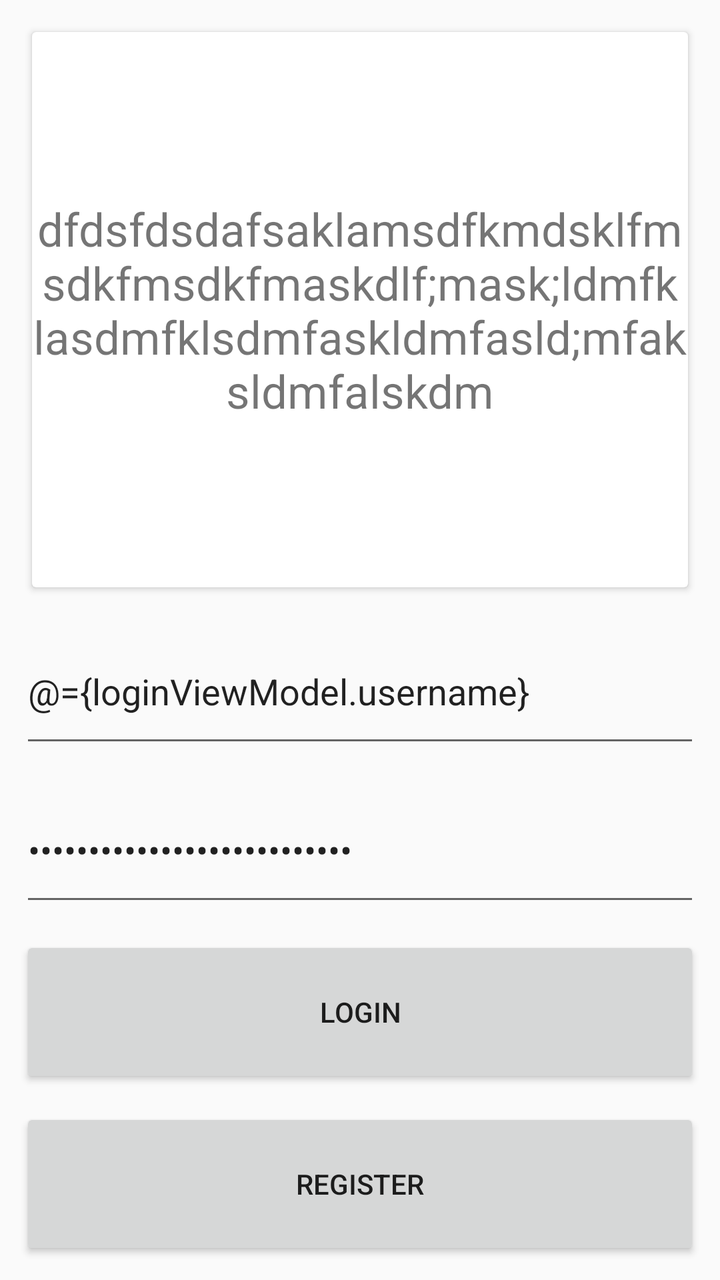
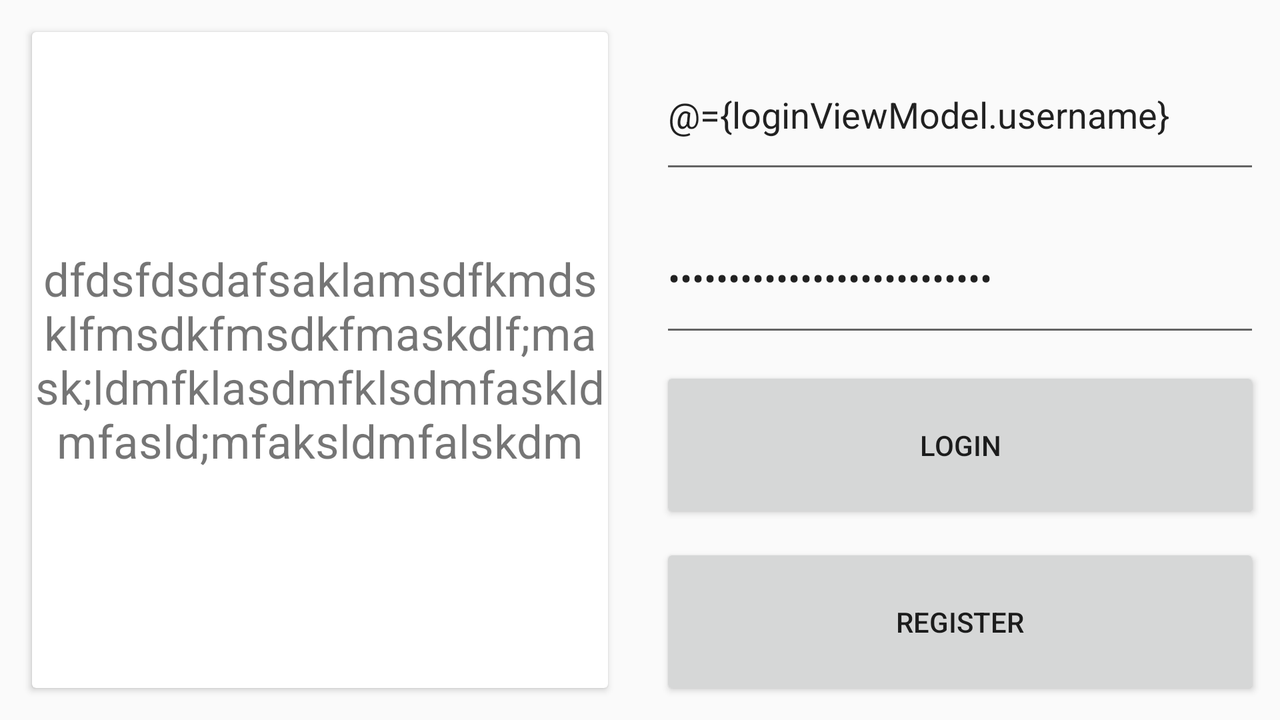

Two renders of one Android screen. The first uses the default layout on a phone; the second uses the alternative layout the repository ships for a different screen configuration, on a matching device. The two XML files are below.
<!-- AndroidManifest.xml: application theme LoginTheme -->
<!-- res/layout/activity_login.xml -->
<?xml version="1.0" encoding="utf-8"?>
<layout
    xmlns:android="http://schemas.android.com/apk/res/android"
    xmlns:tools="http://schemas.android.com/tools"
    xmlns:app="http://schemas.android.com/apk/res-auto">
    <data>
        <variable
            name="loginViewModel"
            type="com.example.tahsi.challenge.LoginViewModel"/>
        <variable
            name="activity"
            type="com.example.tahsi.challenge.LoginActivity"/>
    </data>
    <LinearLayout
        android:layout_width="match_parent"
        android:layout_height="match_parent"
        android:orientation="vertical"
        android:id="@+id/loginRoot">

        <android.support.v7.widget.CardView
            android:layout_width="match_parent"
            android:layout_height="250dp"
            android:elevation="4dp"
            android:layout_margin="16dp"
            android:layout_marginBottom="10dp"
            android:layout_weight="1"
            android:id="@+id/quoteFrame">

            <TextView
                android:layout_width="match_parent"
                android:layout_height="wrap_content"
                android:id="@+id/frameText"
                android:layout_gravity="center"
                tools:text="dfdsfdsdafsaklamsdfkmdsklfmsdkfmsdkfmaskdlf;mask;ldmfklasdmfklsdmfaskldmfasld;mfaksldmfalskdm"
                android:textSize="23sp"
                android:gravity="center"/>
        </android.support.v7.widget.CardView>

        <EditText
            android:layout_width="match_parent"
            android:layout_height="wrap_content"
            android:layout_weight="1"
            android:inputType="textEmailAddress"
            android:id="@+id/etEmail"
            android:text="@={loginViewModel.username}"
            android:hint="Email"
            android:layout_marginBottom="10dp"
            android:layout_marginRight="10dp"
            android:layout_marginLeft="10dp"/>


        <EditText
            android:id="@+id/etPass"
            android:layout_width="match_parent"
            android:layout_weight="1"
            android:layout_height="wrap_content"
            android:inputType="textPassword"
            android:text="@={loginViewModel.password}"
            android:hint="Password"
            android:layout_marginBottom="10dp"
            android:layout_marginRight="10dp"
            android:layout_marginLeft="10dp"
            />

        <Button
            android:id="@+id/btnLogin"
            android:layout_width="match_parent"
            android:layout_height="wrap_content"
            android:layout_weight="1"
            android:text="Login"
            android:layout_marginBottom="10dp"
            android:layout_marginRight="10dp"
            android:layout_marginLeft="10dp"
            android:onClick="@{()->activity.login(loginViewModel)}"/>

        <Button
            android:id="@+id/btnReg"
            android:layout_weight="1"
            android:layout_width="match_parent"
            android:layout_height="wrap_content"
            android:text="Register"
            android:layout_marginBottom="10dp"
            android:layout_marginRight="10dp"
            android:layout_marginLeft="10dp"
            android:onClick="@{()->activity.register()}"/>

    </LinearLayout>
</layout>
<!-- resources referenced by this layout -->
<resources>
  <style name="LoginTheme" parent="Theme.AppCompat.Light.NoActionBar">
          
          <item name="colorPrimary">@color/colorPrimary</item>
          <item name="colorPrimaryDark">@color/colorPrimaryDark</item>
          <item name="colorAccent">@color/colorAccent</item>
          <item name="android:windowContentTransitions">true</item>
      </style>
  <color name="colorPrimary">#3F51B5</color>
  <color name="colorPrimaryDark">#303F9F</color>
  <color name="colorAccent">#FF4081</color>
</resources>
<!-- res/layout-land/activity_login.xml (the repository's variant of the layout above) -->
<!-- drawn on the phone turned sideways -->
<?xml version="1.0" encoding="utf-8"?>
<layout
    xmlns:app="http://schemas.android.com/apk/res-auto"
    xmlns:android="http://schemas.android.com/apk/res/android"
    xmlns:tools="http://schemas.android.com/tools"
    tools:context=".LoginActivity">
    <data>
        <variable
            name="loginViewModel"
            type="com.example.tahsi.challenge.LoginViewModel"/>
        <variable
            name="activity"
            type="com.example.tahsi.challenge.LoginActivity"/>
    </data>
    <LinearLayout
        android:layout_width="match_parent"
        android:layout_height="match_parent"
        android:orientation="horizontal"
        android:id="@+id/loginRoot">

        <android.support.v7.widget.CardView
            android:layout_width="match_parent"
            android:layout_height="match_parent"
            android:elevation="4dp"
            android:layout_margin="16dp"
            android:layout_weight="1"
            android:id="@+id/quoteFrame">

            <TextView
                android:layout_width="match_parent"
                android:layout_height="wrap_content"
                android:id="@+id/frameText"
                android:layout_gravity="center"
                tools:text="dfdsfdsdafsaklamsdfkmdsklfmsdkfmsdkfmaskdlf;mask;ldmfklasdmfklsdmfaskldmfasld;mfaksldmfalskdm"
                android:textSize="23dp"
                android:gravity="center"/>
        </android.support.v7.widget.CardView>

        <LinearLayout
            android:layout_width="match_parent"
            android:layout_height="match_parent"
            android:orientation="vertical"
            android:layout_weight="1">
            <EditText
                android:layout_width="match_parent"
                android:layout_height="wrap_content"
                android:inputType="textEmailAddress"
                android:id="@+id/etEmail"
                android:text="@={loginViewModel.username}"
                android:hint="Email"
                android:layout_marginTop="20dp"
                android:layout_marginBottom="10dp"
                android:layout_marginRight="10dp"
                android:layout_weight="1"
                android:layout_marginLeft="10dp"/>


            <EditText
                android:id="@+id/etPass"
                android:layout_width="match_parent"
                android:layout_height="wrap_content"
                android:inputType="textPassword"
                android:text="@={loginViewModel.password}"
                android:hint="Password"
                android:layout_marginBottom="10dp"
                android:layout_marginRight="10dp"
                android:layout_marginLeft="10dp"
                android:layout_weight="1"
                />

            <Button
                android:id="@+id/btnLogin"
                android:layout_width="match_parent"
                android:layout_height="wrap_content"
                android:text="Login"
                android:layout_marginBottom="10dp"
                android:layout_marginRight="10dp"
                android:layout_marginLeft="10dp"
                android:layout_weight="1"
                android:onClick="@{()->activity.login(loginViewModel)}"/>

            <Button
                android:id="@+id/btnReg"
                android:layout_width="match_parent"
                android:layout_height="wrap_content"
                android:text="Register"
                android:layout_marginBottom="10dp"
                android:layout_marginRight="10dp"
                android:layout_marginLeft="10dp"
                android:layout_weight="1"
                android:onClick="@{()->activity.register()}"/>

        </LinearLayout>

    </LinearLayout>
</layout>
